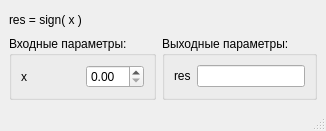
<?xml version="1.0" encoding="UTF-8"?>
<ui version="4.0">
 <class>MainWindowSignFunc</class>
 <widget class="QMainWindow" name="MainWindowSignFunc">
  <property name="geometry">
   <rect>
    <x>0</x>
    <y>0</y>
    <width>276</width>
    <height>131</height>
   </rect>
  </property>
  <property name="sizePolicy">
   <sizepolicy hsizetype="Minimum" vsizetype="Minimum">
    <horstretch>0</horstretch>
    <verstretch>0</verstretch>
   </sizepolicy>
  </property>
  <property name="maximumSize">
   <size>
    <width>400</width>
    <height>200</height>
   </size>
  </property>
  <property name="windowTitle">
   <string>MainWindow</string>
  </property>
  <widget class="QWidget" name="centralwidget">
   <layout class="QGridLayout" name="gridLayout_2">
    <item row="0" column="0">
     <widget class="QLabel" name="label">
      <property name="text">
       <string>res = sign( x )</string>
      </property>
     </widget>
    </item>
    <item row="1" column="0">
     <widget class="QGroupBox" name="groupBox">
      <property name="title">
       <string>Входные параметры:</string>
      </property>
      <layout class="QGridLayout" name="gridLayout">
       <item row="0" column="0">
        <widget class="QLabel" name="label_2">
         <property name="text">
          <string>x</string>
         </property>
        </widget>
       </item>
       <item row="0" column="1">
        <widget class="QDoubleSpinBox" name="doubleSpinBox_inSignFunc_x"/>
       </item>
      </layout>
     </widget>
    </item>
    <item row="1" column="1">
     <widget class="QGroupBox" name="groupBox_2">
      <property name="title">
       <string>Выходные параметры:</string>
      </property>
      <layout class="QFormLayout" name="formLayout">
       <item row="0" column="0">
        <widget class="QLabel" name="label_3">
         <property name="text">
          <string>res</string>
         </property>
        </widget>
       </item>
       <item row="0" column="1">
        <widget class="QLineEdit" name="lineEdit_outSignFunc_res"/>
       </item>
      </layout>
     </widget>
    </item>
   </layout>
  </widget>
  <widget class="QMenuBar" name="menubar">
   <property name="geometry">
    <rect>
     <x>0</x>
     <y>0</y>
     <width>276</width>
     <height>21</height>
    </rect>
   </property>
  </widget>
  <widget class="QStatusBar" name="statusbar"/>
 </widget>
 <resources/>
 <connections/>
</ui>
